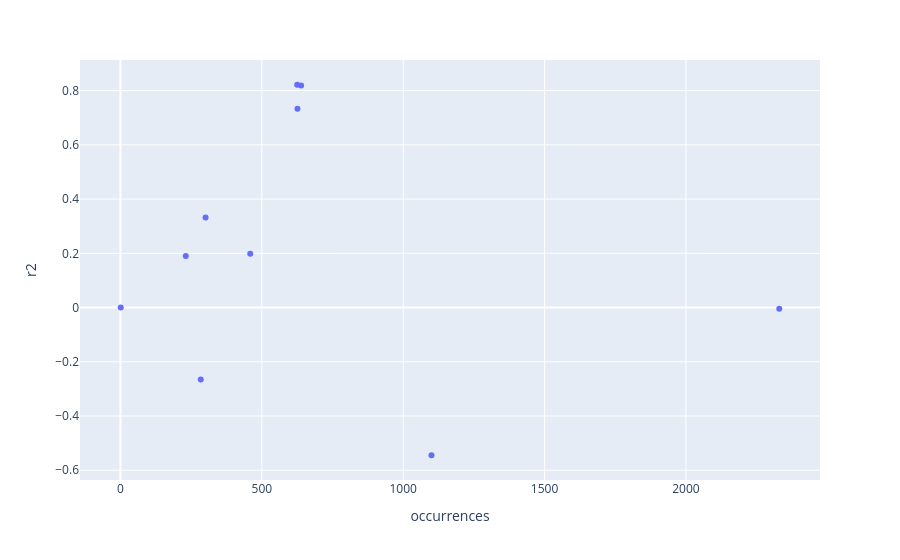

Notebook cell for this chart:
### Code cell
fig = px.scatter(df, x="occurrences", y="r2", hover_data = "species")
fig.show()

### Figure 1 — Plotly figure (JSON) as saved in the notebook; plotly's stock layout.template omitted (floating-point values rounded to 4 significant figures)
{"data": [{"customdata": [["Assiculus punctatus"], ["Notolabrus parilus"], ["Parma mccullochi"], ["Coris auricularis"], ["Notolabrus gymnogenis"], ["Notolabrus tetricus"], ["Pomacentrus wardi"], ["Chrysiptera rollandi"], ["Pomacentrus moluccensis"], ["Halichoeres melanurus"]], "hovertemplate": "occurrences=%{x}<br>r2=%{y}<br>species=%{customdata[0]}<extra></extra>", "legendgroup": "", "marker": {"color": "#636efa", "symbol": "circle"}, "mode": "markers", "name": "", "orientation": "v", "showlegend": false, "type": "scatter", "x": [1, 639, 625, 626, 1100, 2330, 231, 284, 459, 301], "xaxis": "x", "y": [-0.0002019, 0.8184, 0.8216, 0.7336, -0.5447, -0.004227, 0.1898, -0.2655, 0.1986, 0.3323], "yaxis": "y"}], "layout": {"legend": {"tracegroupgap": 0}, "margin": {"t": 60}, "xaxis": {"anchor": "y", "domain": [0, 1], "title": {"text": "occurrences"}}, "yaxis": {"anchor": "x", "domain": [0, 1], "title": {"text": "r2"}}}}
